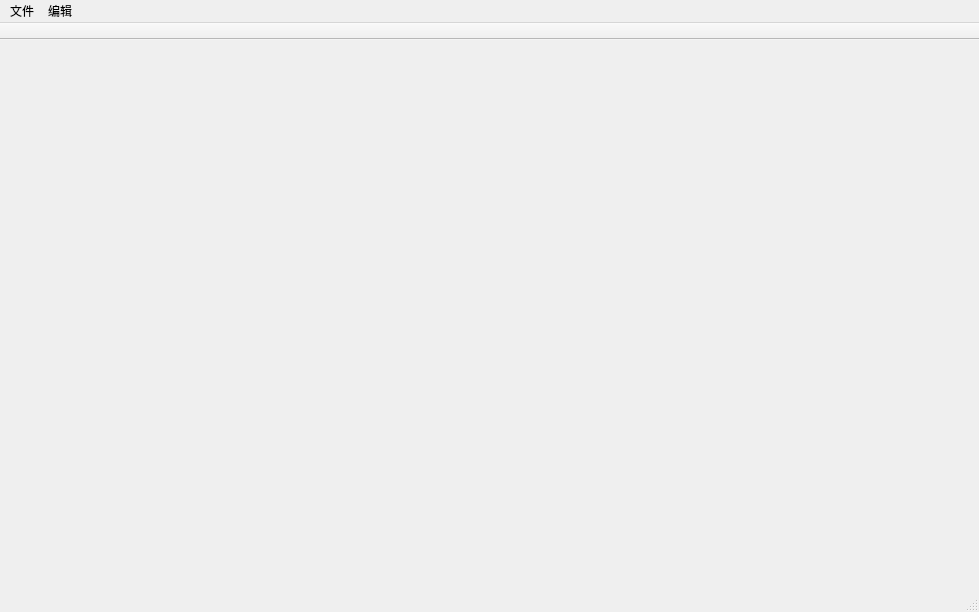
<?xml version="1.0" encoding="UTF-8"?>
<ui version="4.0">
 <class>MainWindow</class>
 <widget class="QMainWindow" name="MainWindow">
  <property name="geometry">
   <rect>
    <x>0</x>
    <y>0</y>
    <width>979</width>
    <height>612</height>
   </rect>
  </property>
  <property name="windowTitle">
   <string>MainWindow</string>
  </property>
  <widget class="QWidget" name="centralWidget">
   <property name="enabled">
    <bool>true</bool>
   </property>
  </widget>
  <widget class="QMenuBar" name="menuBar">
   <property name="geometry">
    <rect>
     <x>0</x>
     <y>0</y>
     <width>979</width>
     <height>23</height>
    </rect>
   </property>
   <widget class="QMenu" name="menu">
    <property name="title">
     <string>文件</string>
    </property>
   </widget>
   <widget class="QMenu" name="menu_2">
    <property name="title">
     <string>编辑</string>
    </property>
   </widget>
   <addaction name="menu"/>
   <addaction name="menu_2"/>
  </widget>
  <widget class="QToolBar" name="mainToolBar">
   <property name="movable">
    <bool>false</bool>
   </property>
   <property name="iconSize">
    <size>
     <width>24</width>
     <height>24</height>
    </size>
   </property>
   <property name="floatable">
    <bool>false</bool>
   </property>
   <attribute name="toolBarArea">
    <enum>TopToolBarArea</enum>
   </attribute>
   <attribute name="toolBarBreak">
    <bool>false</bool>
   </attribute>
  </widget>
  <widget class="QStatusBar" name="statusBar"/>
 </widget>
 <layoutdefault spacing="6" margin="11"/>
 <resources/>
 <connections/>
</ui>
